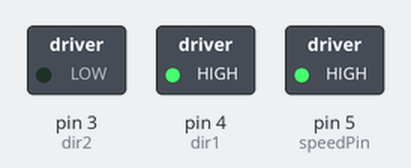
Bench run of a sketch on a simulated Arduino Uno, built with avr-gcc and run on an emulated ATmega328P. On the bench: switched loads named in the sketch (green lamp = pin HIGH).

Above: at 0.1 s.
Timing chart, 0 to 1.6 s (numbered marks = the images above):
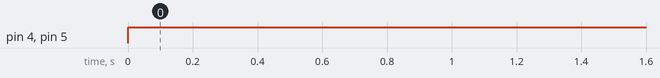

Measured:
- by itself, pin 4 (dir1), pin 5 (speedPin): LOW → HIGH at 0.00 s

The sketch:

DCMotorControl.ino
```cpp
int speedPin = 5;
int dir1 = 4;
int dir2 = 3;
int mSpeed = 255;

void setup() {
  // put your setup code here, to run once:
  pinMode(speedPin, OUTPUT);
  pinMode(dir1, OUTPUT);
  pinMode(dir2, OUTPUT);
  Serial.begin(9600);
}

void loop() {
  // put your main code here, to run repeatedly:
  digitalWrite(dir1, HIGH);
  digitalWrite(dir2, LOW);
  analogWrite(speedPin, mSpeed);
}
```
